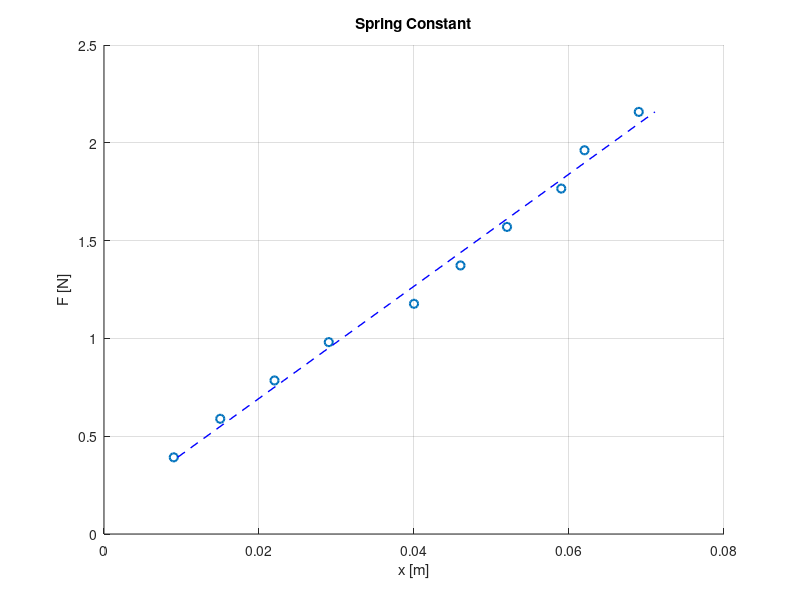

MATLAB code to generate this figure:

%% Load data into arrays

F = [0.392 0.589 0.785 0.981 1.177 1.373 1.570 1.766 1.962 2.158];
x = [0.009 0.015 0.022 0.029 0.04 0.046 0.052 0.059 0.062 0.069];

%% Calculate the slope and intercept
p = polyfit(F,x,1);

scatter(x,F,'ro','LineWidth',1.5)
hold on
plot(polyval(p,F),F,'b--','LineWidth',1)
xlabel('x [m]')
ylabel('F [N]')
grid on
yticks(0:0.5:2.5)
title('Spring Constant')
    
